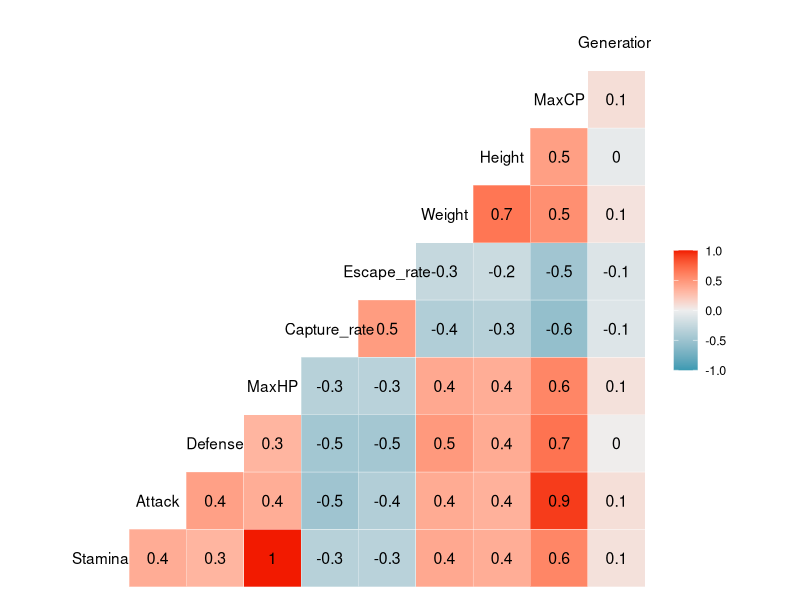
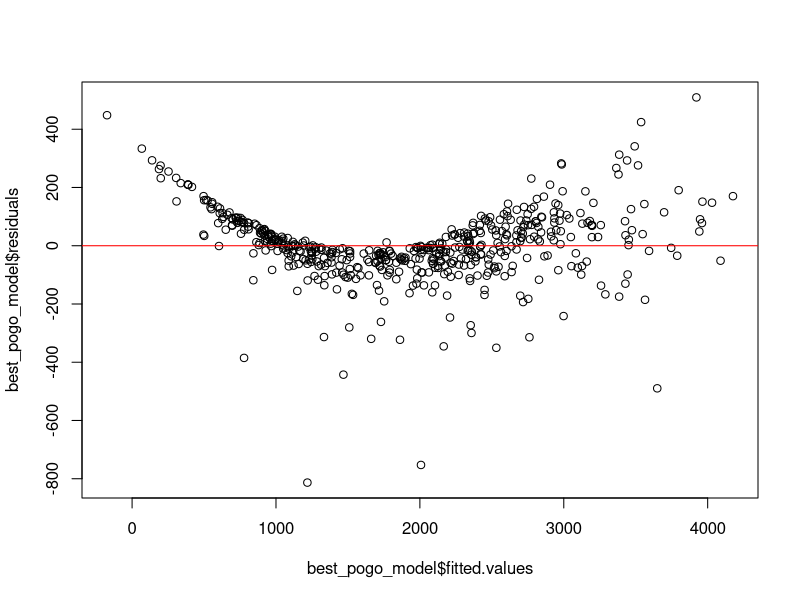

These charts were generated, in order, by the following R code:
## ---- chunk 1
knitr::opts_chunk$set(echo = TRUE)
## ---- chunk 2
library(tidyverse)
library(lubridate)
library(GGally)
library(lmtest)
library(car)
library(MLmetrics)
## ---- chunk 3
pogo_og <- read.csv("dataset/pokmon-go-dataset-15-generations/pogo original uncut data source.csv")

pogo_og <- pogo_og %>% 
  select(-c("Pokedex", "Name"))

intrain <- sample(nrow(pogo_og), nrow(pogo_og)*0.8)
pogo <- pogo_og[intrain, ]
pogo_test <- pogo_og[-intrain, ]
## ---- chunk 4
ggcorr(data = pogo, label = T)
## ---- chunk 5
model_pogo_all <- lm(formula = MaxCP~., data = pogo)
model_pogo_all
## ---- chunk 6
summary(model_pogo_all)
## ---- chunk 7
model_pogo_none <- lm(formula = MaxCP~1, data = pogo)

step(object = model_pogo_none, scope = list(lower = model_pogo_none, upper = model_pogo_all ) ,direction = "forward", trace = 0)
step(object = model_pogo_all, direction = "backward", trace = 0)
step(object = model_pogo_all, scope = list(lower = model_pogo_none, upper = model_pogo_all ) ,direction = "both", trace = 0)
## ---- chunk 8
model_pogo_forward <- lm(formula = MaxCP ~ Attack + Defense + MaxHP + Legendary + Weight + 
    Height, data = pogo)

model_pogo_backward <- lm(formula = MaxCP ~ Stamina + Attack + Defense + Weight + Height + 
    Legendary, data = pogo)

model_pogo_both <- lm(formula = MaxCP ~ Stamina + Attack + Defense + Weight + Height + 
    Legendary, data = pogo)

## ---- chunk 9
summary(model_pogo_forward)$adj.r.squared
summary(model_pogo_backward)$adj.r.squared
summary(model_pogo_both)$adj.r.squared
## ---- chunk 10
best_pogo_model <- lm(formula = MaxCP ~ Stamina + Attack + Defense + Weight + Height + 
    Legendary, data = pogo)

summary(best_pogo_model)
## ---- chunk 11
shapiro.test(x = best_pogo_model$residuals)
## ---- chunk 12
bptest(best_pogo_model)
## ---- chunk 13
plot( best_pogo_model$fitted.values, best_pogo_model$residuals)
abline(h = 0, col = "red")
## ---- chunk 14
vif(best_pogo_model)
## ---- chunk 15
predict_cp <- predict(object = best_pogo_model, newdata = pogo_test, interval = "confidence", level = 0.95)
## ---- chunk 16
MSE(y_pred = predict_cp ,y_true = pogo_test$MaxCP)
RMSE(y_pred = predict_cp,y_true = pogo_test$MaxCP)
